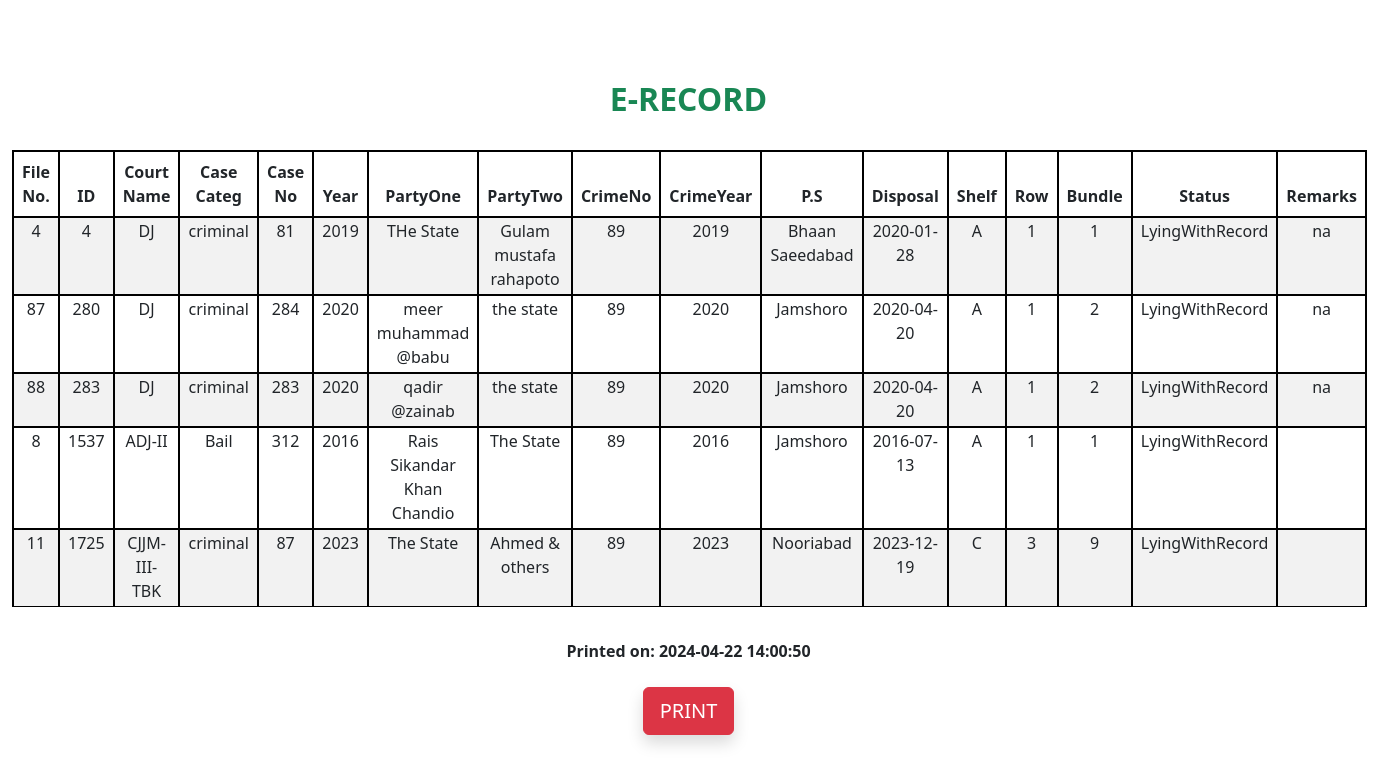
The page /allfiles-record.php?crimeno=89 (signed in) on the database its author committed.
### tables this page shows
CREATE TABLE `ctccc` (
  `id` int(100) NOT NULL,
  `underSection` varchar(100) DEFAULT NULL,
  `courtname` varchar(100) DEFAULT NULL,
  `casecateg` varchar(100) DEFAULT NULL,
  `caseno` int(50) DEFAULT NULL,
  `year` varchar(15) DEFAULT NULL,
  `partyone` varchar(150) DEFAULT NULL,
  `partytwo` varchar(150) DEFAULT NULL,
  `crimeno` int(15) DEFAULT NULL,
  `crimeyear` int(15) DEFAULT NULL,
  `s_rbf` varchar(100) DEFAULT NULL,
  `dateInst` date DEFAULT NULL,
  `dateSubmission` date DEFAULT NULL,
  `dateDisp` date DEFAULT NULL,
  `status` varchar(20) DEFAULT NULL,
  `cost` int(50) DEFAULT NULL,
  `remarks` varchar(250) DEFAULT NULL,
  `ps` varchar(100) DEFAULT NULL,
  `row` int(20) DEFAULT NULL,
  `shelf` varchar(20) DEFAULT NULL,
  `bundle` int(11) DEFAULT NULL,
  `file` int(11) DEFAULT NULL,
  `last_updated` timestamp NOT NULL DEFAULT current_timestamp() ON UPDATE current_timestamp()
);

### allfiles-record.php (the view, shortened to what this page needs)
<!DOCTYPE html>
<html lang="en">
<head>
    <link rel="stylesheet" href="../style.css">
    <link rel="stylesheet" href="./css/bootstrap.css">
</head>
<body>
<?php
include "dbconn.php";
$crimeno = isset($_GET['crimeno']) ? $_GET['crimeno'] :'';
$sql = "SELECT * FROM ctccc WHERE status='LyingWithRecord'";
if (!empty($crimeno)) {
    $sql .= " AND crimeno = '$crimeno'";
}
$result = $con->query($sql);
?>
<!DOCTYPE html>
<html lang="en">
<head>
    <link href="https://cdn.jsdelivr.net/npm/bootstrap@5.2.3/dist/css/bootstrap.min.css" rel="stylesheet">
</head>
<body>
<div class="container-fluid mt-5">
    <h2 class="mb-4 text-center text-success fw-bolder">E-RECORD</h2>
    <?php
     if ($result && $result->num_rows > 0) {
        ?>
        <table class="table table-striped bordered">
            <thead>
            <tr>
                        <th>File No.</th>
                        <th>ID</th>
                        <th>Court<br>Name</th>
                        <th>Case<br>Categ</th>
                        <th>Case<br>No</th>
                        <th>Year</th>
                        <th>PartyOne</th>
                        <th>PartyTwo</th>
                        <th>CrimeNo</th>
                        <th>CrimeYear</th>
                        <th>P.S</th>
                        <th>Disposal</th>
                        <th>Shelf</th>
                        <th>Row</th>
                        <th>Bundle</th>
                        <th>Status</th>
                        <th>Remarks</th>
            </tr>
            </thead>
            <tbody>
            <?php
            while ($row = $result->fetch_assoc()) {
                ?>
                <tr>
                            <td><?php echo $row["file"]; ?></td>
                            <td><?php echo $row["id"]; ?></td>
                            <td><?php echo $row["courtname"]; ?></td>
                            <td><?php echo $row["casecateg"]; ?></td>
                            <td><?php echo $row["caseno"]; ?></td>
                            <td><?php echo $row["year"]; ?></td>
                            <td><?php echo $row["partyone"]; ?></td>
                            <td><?php echo $row["partytwo"]; ?></td>
                            <td><?php echo $row["crimeno"]; ?></td>
                            <td><?php echo $row["crimeyear"]; ?></td>
                            <td><?php echo $row["ps"]; ?></td>
                            <td><?php echo $row["dateDisp"]; ?></td>
                            <td><?php echo $row["shelf"]; ?></td>
                            <td><?php echo $row["row"]; ?></td>
                            <td><?php echo $row["bundle"]; ?></td>
                            <td><?php echo $row["status"]; ?></td>
                            <td><?php echo $row["remarks"]; ?></td>
                </tr>
                <?php
            }
            ?>
            </tbody>
        </table>
        <?php
    } else {
        echo "No records found.";
    }
    ?>
</div>
    <div class="text-center mt-3 fw-bold">
            <div class="print-date">Printed on: <?php date_default_timezone_set('Asia/Karachi'); echo date('Y-m-d H:i:s');
            ?><br><br>
             <button class="btn btn-danger btn-lg shadow rounded print-button" onclick="printPage()">PRINT</button>
    </div>
    </div>
</body>
</html>

### style.css (style rules this page uses)
* { margin: 0 auto; box-sizing: border-box; margin-top: 2rem; }

### allfiles-record.php (style rules this page uses)
body { margin: 0 auto; padding: 0px; }
tr th { border:2px solid black !important; text-align: center; }
td { border: 2px solid black; text-align: center; padding-top: 1px !important; padding-bottom:3px !important; }

### rows shown on the page
ctccc: file "4", id "4", courtname "DJ", casecateg "criminal", caseno "81", year "2019", partyone "THe State", partytwo "Gulam mustafa rahapoto", crimeno "89", crimeyear "2019", ps "Bhaan Saeedabad", dateDisp "2020-01-28", shelf "A", row "1", bundle "1", status "LyingWithRecord", remarks "na"
ctccc: file "87", id "280", courtname "DJ", casecateg "criminal", caseno "284", year "2020", partyone "meer muhammad @babu", partytwo "the state", crimeno "89", crimeyear "2020", ps "Jamshoro", dateDisp "2020-04-20", shelf "A", row "1", bundle "2", status "LyingWithRecord", remarks "na"
ctccc: file "88", id "283", courtname "DJ", casecateg "criminal", caseno "283", year "2020", partyone "qadir @zainab", partytwo "the state", crimeno "89", crimeyear "2020", ps "Jamshoro", dateDisp "2020-04-20", shelf "A", row "1", bundle "2", status "LyingWithRecord", remarks "na"
ctccc: file "8", id "1537", courtname "ADJ-II", casecateg "Bail", caseno "312", year "2016", partyone "Rais Sikandar Khan Chandio", partytwo "The State", crimeno "89", crimeyear "2016", ps "Jamshoro", dateDisp "2016-07-13", shelf "A", row "1", bundle "1", status "LyingWithRecord"
ctccc: file "11", id "1725", courtname "CJJM-III-TBK", casecateg "criminal", caseno "87", year "2023", partyone "The State", partytwo "Ahmed & others", crimeno "89", crimeyear "2023", ps "Nooriabad", dateDisp "2023-12-19", shelf "C", row "3", bundle "9", status "LyingWithRecord"
